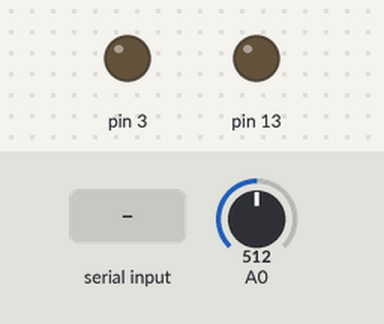
The sketch below on a simulated Arduino Uno, built with avr-gcc and run on an emulated ATmega328P. On the bench: output pins drawn as LEDs (lit = HIGH). Inputs (shaded band) come from the test bench; at power-on: A0 = 512. What the sketch prints to the serial monitor is not drawn.

Above: at 1.2 s.
1.3 s: byte 30 received over Serial
At 2.1 s:
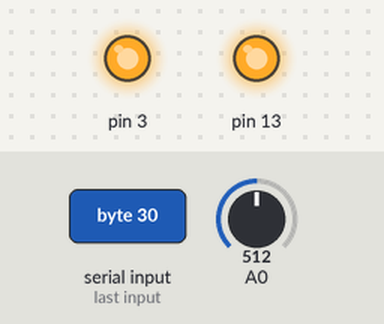
2.8 s: A0 set to 716
4.3 s: A0 set to 900
Timing chart, 0 to 7.3 s (numbered marks = the images above; inputs shaded):
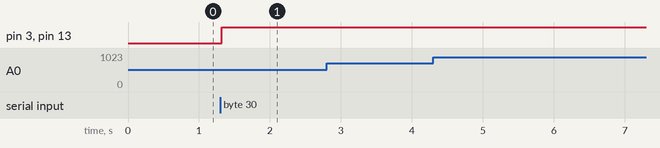

Measured:
- after the input at 1.3 s, pin 3, pin 13: LOW → HIGH at once
- after the input at 2.8 s, every drawn part: stays the same
- after the input at 4.3 s, every drawn part: stays the same

The sketch:

arduino_to_pd_readWrite_analog.ino
```cpp
void setup() {
  Serial.begin(38400);
  pinMode(13, OUTPUT);
  pinMode(3, OUTPUT);
}
void loop() {
  Serial.write(analogRead(A0)>>2);  //send to pd
  if(Serial.available()) {
    byte value= Serial.read();
    digitalWrite(13, value);  //set arduino led on/off
    digitalWrite(3, value);  //set also output on pin 3 (arduino)
  }
  delay(40);  //updaterate
}
```
